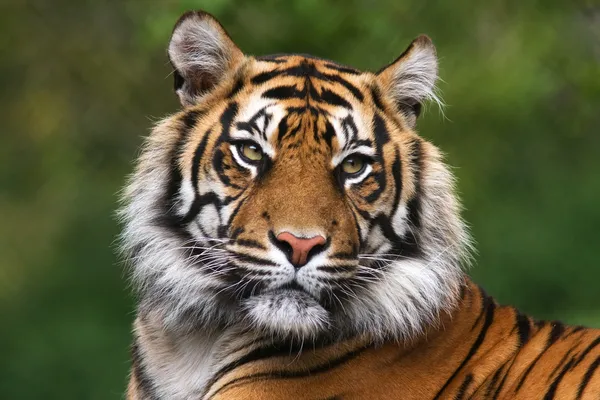
#> input picture tigre.jpg, 600 x 400 px
$ python -i Procesamiento_de_Imagenes_en_Paralelo.py   (imports and definitions only)
#> lines starting #> are read from the running program, lines starting #| are printed output that depends on the picture
#> further down, picture is the input picture: shape (400, 600, 3); mean B, G, R 63.6, 93.7, 97.8
import cv2 as cv
import sys
import os
import scipy as sp
from scipy.ndimage import uniform_filter, maximum_filter, gaussian_filter, minimum_filter
import random
import numpy as np
import multiprocessing
from time import perf_counter
import signal
import sys

ruta_imagen = "tigre.jpg"

# [113 lines left out: functions cargar_imagen, dividir_en_bloques, aplicar_filtro_a_bloque_sin_paralelismo, aplicar_filtro_a_bloque, aplicar_filtros, unir_bloques and 2 more, not called in this run]


def filtro_gaussiano_blur(img):
    b, g, r = cv.split(img)
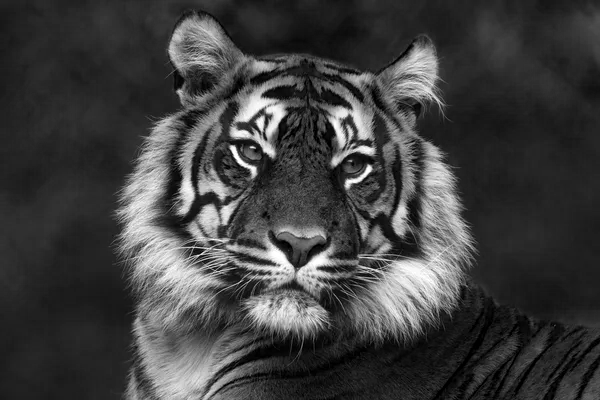
#> b: shape (400, 600); min 0, max 255, mean 63.6
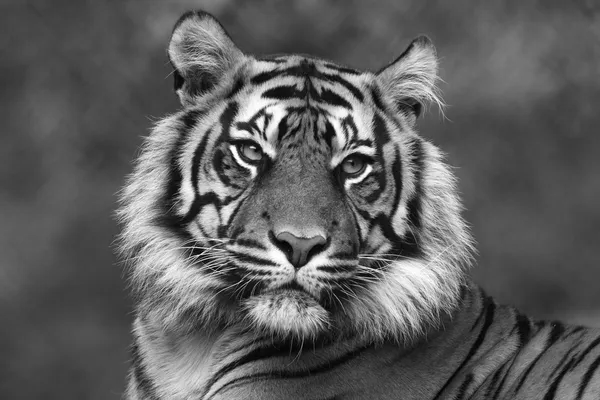
#> g: shape (400, 600); min 0, max 255, mean 93.7
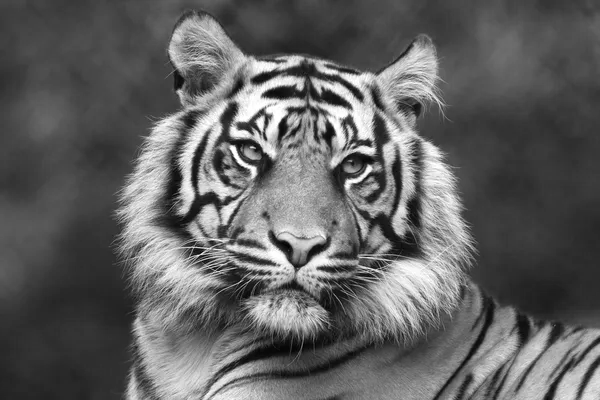
#> r: shape (400, 600); min 0, max 255, mean 97.8
    # Tratar por separado los canales
    b = sp.ndimage.gaussian_filter(b, sigma=2)
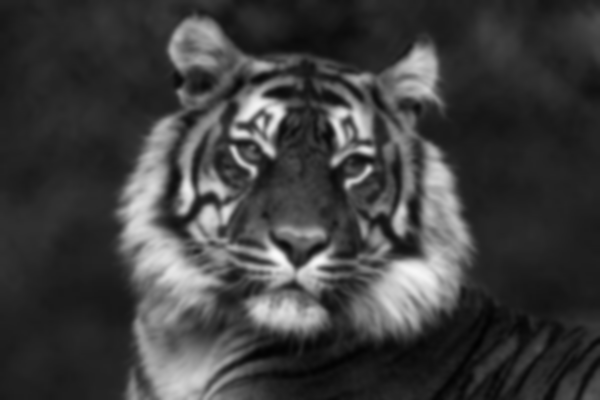
#> b: shape (400, 600); min 2, max 251, mean 62.6
    g = sp.ndimage.gaussian_filter(g, sigma=2)
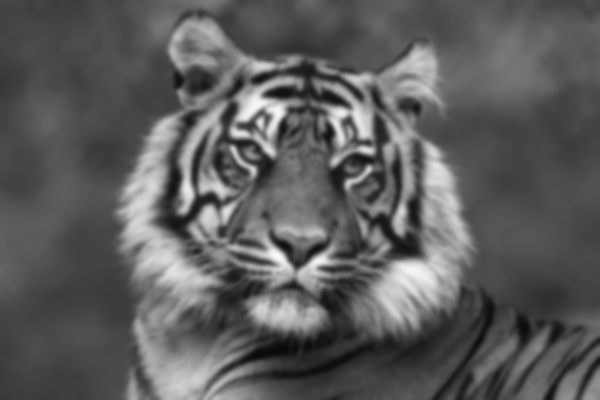
#> g: shape (400, 600); min 7, max 249, mean 92.7
    r = sp.ndimage.gaussian_filter(r, sigma=2)
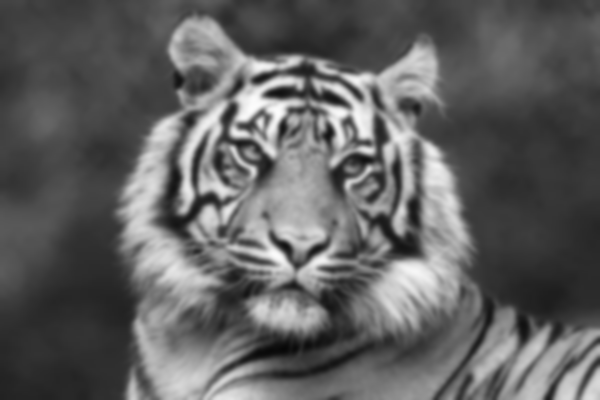
#> r: shape (400, 600); min 7, max 252, mean 96.8
    # Unir los canales
    result = cv.merge([b, g, r])
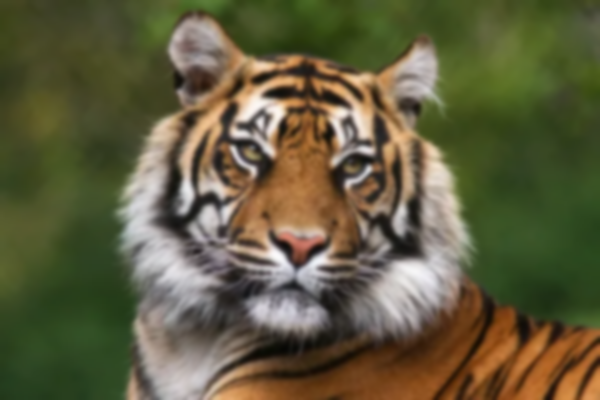
#> result: shape (400, 600, 3); mean B, G, R 62.6, 92.7, 96.8
    return result

def filtro_gaussiano_ByN(img):
    img = sp.ndimage.gaussian_filter(img, sigma=5)
    return img

def sin_filtro(img):
    return img

def filtro_invertir(img):
    return cv.bitwise_not(img)


def filtro_rojizo(img):
    return minimum_filter(img, size=2)

# [15 lines left out: functions filtro_aumento_contraste, filtro_sepia, not called in this run]


def obtener_filtros():
    return [filtro_gaussiano_blur, filtro_gaussiano_ByN, filtro_sepia,filtro_invertir,filtro_rojizo, filtro_aumento_contraste, sin_filtro]

# [37 lines left out: functions menu_opciones, guardar_imagen, main, not called in this run]


# [2 lines not run here, left out]

>>> import cv2
>>> picture = cv2.imread('tigre.jpg')
>>> result = filtro_gaussiano_blur(picture)
